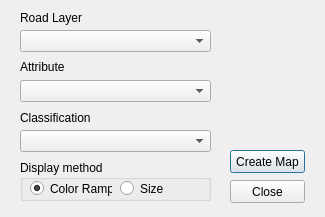
<?xml version="1.0" encoding="UTF-8"?>
<ui version="4.0">
 <class>dialog</class>
 <widget class="QDialog" name="dialog">
  <property name="geometry">
   <rect>
    <x>0</x>
    <y>0</y>
    <width>325</width>
    <height>217</height>
   </rect>
  </property>
  <property name="windowTitle">
   <string>Road Attribute Mapping</string>
  </property>
  <widget class="QComboBox" name="comboLayer">
   <property name="geometry">
    <rect>
     <x>20</x>
     <y>30</y>
     <width>191</width>
     <height>22</height>
    </rect>
   </property>
  </widget>
  <widget class="QComboBox" name="comboAttribute">
   <property name="geometry">
    <rect>
     <x>20</x>
     <y>80</y>
     <width>191</width>
     <height>22</height>
    </rect>
   </property>
  </widget>
  <widget class="QLabel" name="label">
   <property name="geometry">
    <rect>
     <x>20</x>
     <y>10</y>
     <width>91</width>
     <height>16</height>
    </rect>
   </property>
   <property name="text">
    <string>Road Layer</string>
   </property>
  </widget>
  <widget class="QLabel" name="label_2">
   <property name="geometry">
    <rect>
     <x>20</x>
     <y>60</y>
     <width>46</width>
     <height>13</height>
    </rect>
   </property>
   <property name="text">
    <string>Attribute</string>
   </property>
  </widget>
  <widget class="QLabel" name="label_3">
   <property name="geometry">
    <rect>
     <x>20</x>
     <y>110</y>
     <width>71</width>
     <height>16</height>
    </rect>
   </property>
   <property name="text">
    <string>Classification</string>
   </property>
  </widget>
  <widget class="QPushButton" name="btnCreate">
   <property name="geometry">
    <rect>
     <x>230</x>
     <y>150</y>
     <width>75</width>
     <height>23</height>
    </rect>
   </property>
   <property name="text">
    <string>Create Map</string>
   </property>
  </widget>
  <widget class="QComboBox" name="comboClass">
   <property name="geometry">
    <rect>
     <x>20</x>
     <y>130</y>
     <width>191</width>
     <height>22</height>
    </rect>
   </property>
  </widget>
  <widget class="QPushButton" name="btnClose">
   <property name="geometry">
    <rect>
     <x>230</x>
     <y>180</y>
     <width>75</width>
     <height>23</height>
    </rect>
   </property>
   <property name="text">
    <string>Close</string>
   </property>
  </widget>
  <widget class="QGroupBox" name="groupBox">
   <property name="geometry">
    <rect>
     <x>20</x>
     <y>160</y>
     <width>191</width>
     <height>41</height>
    </rect>
   </property>
   <property name="title">
    <string>Display method</string>
   </property>
   <widget class="QRadioButton" name="radioColorRamp">
    <property name="geometry">
     <rect>
      <x>10</x>
      <y>20</y>
      <width>82</width>
      <height>17</height>
     </rect>
    </property>
    <property name="text">
     <string>Color Ramp</string>
    </property>
    <property name="checked">
     <bool>true</bool>
    </property>
   </widget>
   <widget class="QRadioButton" name="radioSize">
    <property name="geometry">
     <rect>
      <x>100</x>
      <y>20</y>
      <width>81</width>
      <height>17</height>
     </rect>
    </property>
    <property name="text">
     <string>Size</string>
    </property>
   </widget>
  </widget>
 </widget>
 <resources/>
 <connections>
  <connection>
   <sender>btnClose</sender>
   <signal>clicked()</signal>
   <receiver>dialog</receiver>
   <slot>accept()</slot>
   <hints>
    <hint type="sourcelabel">
     <x>267</x>
     <y>191</y>
    </hint>
    <hint type="destinationlabel">
     <x>256</x>
     <y>149</y>
    </hint>
   </hints>
  </connection>
 </connections>
</ui>
